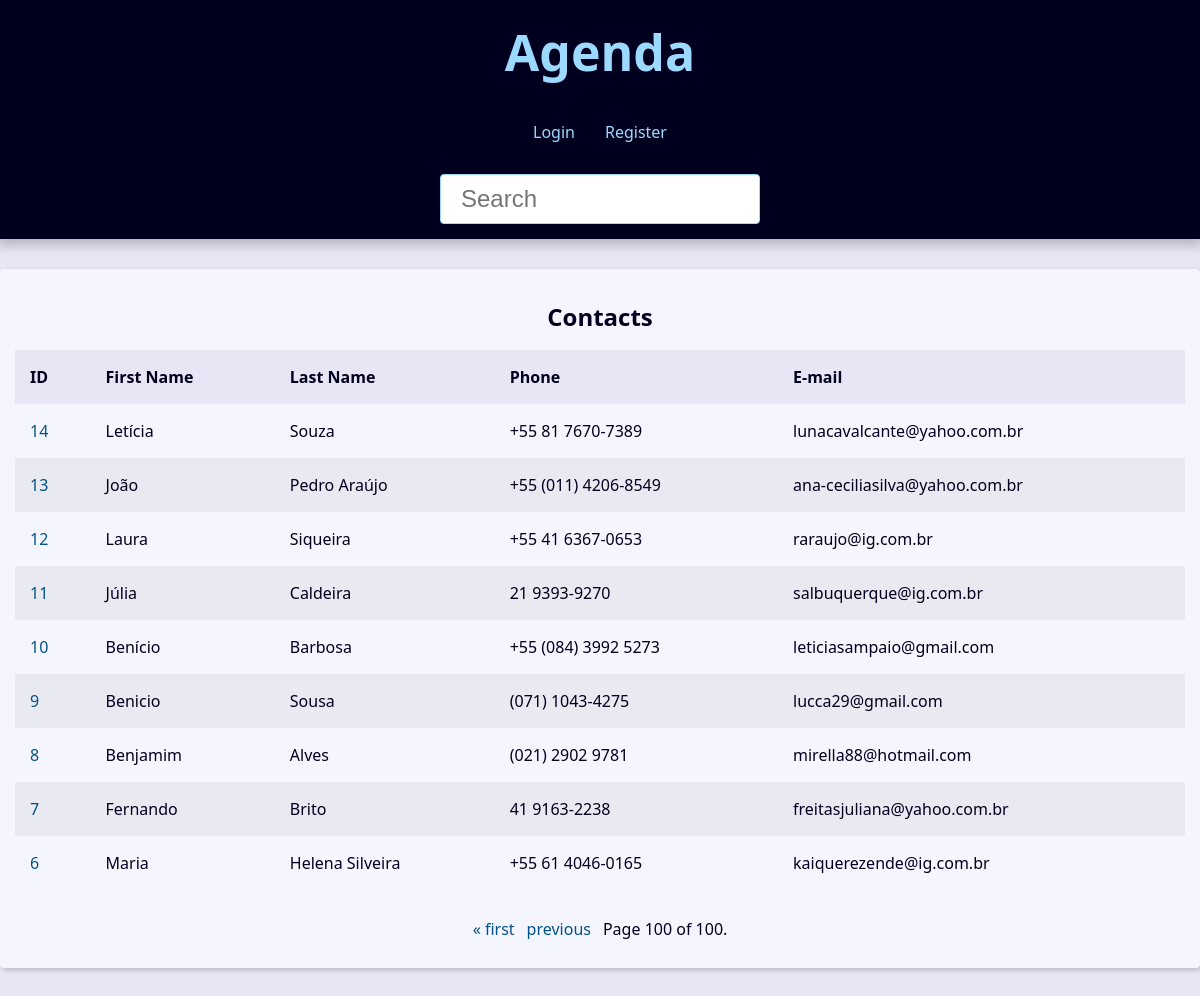
Page /?page=100&q= on the committed database.
### contact/models.py (models this page shows, shortened)
class Contact(models.Model):
    first_name = models.CharField(max_length=50,)
    last_name = models.CharField(max_length=50, blank=True)
    phone = models.CharField(max_length=50)
    email = models.EmailField(max_length=254, blank=True)
    created_date = models.DateTimeField(default=timezone.now)
    description = models.TextField(blank=True)
    show = models.BooleanField(default=True)
    picture = models.ImageField(blank=True, upload_to='pictures/%Y/%m/')
    category = models.ForeignKey(Category, on_delete=models.SET_NULL, blank=True, null=True)
    owner = models.ForeignKey(User, on_delete=models.SET_NULL, blank=True, null=True)

### contact/views/contact_views.py (the view)
# urls.py: path('', views.index, name='index'),
def index(request):
    contacts = Contact.objects.filter(show=True).order_by('-id')
    paginator = Paginator(contacts, 10)
    page_number = request.GET.get('page')
    page_obj = paginator.get_page(page_number)
    context = {
        'page_obj': page_obj,
        'site_title': 'Contatos - ',
    }
    return render(request, 'contact/index.html', context)

### contact/templates/contact/index.html
{% extends "global/base.html" %}
{% block content %}
{% if page_obj %}
    <div class="resposive-table">
        <table class="contacts-table">
            <caption class="table-caption">Contacts</caption>
            <thead>
                <tr class="table-row table-row-header">
                    <th class="table-header">ID</th>
                    <th class="table-header">First Name</th>
                    <th class="table-header">Last Name</th>
                    <th class="table-header">Phone</th>
                    <th class="table-header">E-mail</th>
                </tr>
            </thead>
            <tbody>
                {% for contact in page_obj %}
                    <tr class="table-row">
                        <td class="table-cel">
                            <a class="table-link" href="{% url "contact:contact" contact.id %}">
                                {{contact.id}}
                            </a>
                        </td>
                        <td class="table-cel">
                            {{contact.first_name}}
                        </td>
                        <td class="table-cel">
                            {{contact.last_name}}
                        </td>
                        <td class="table-cel">
                            {{contact.phone}}
                        </td>
                        <td class="table-cel">
                            {{contact.email}}
                        </td>
                    </tr>
                {% endfor %}
            </tbody>
        </table>
    </div>
{% else %}
<div class="single-contact">
    <h1 class="single-contact-name">
        Nenhum contato encontrado.
    </h1>
</div>
{% endif %}
{% endblock content %}

### base_static/global/css/style.css (style rules this page uses)
:root { --spacing: 1.5rem; --link-dark-color: rgb(0, 83, 134); --link-light-color: rgb(156, 217, 255); --clr-white: rgb(245, 245, 255); --clr-black: rgb(0, 0, 30); --clr-light-gray: rgb(230, 230, 245); --clr-dark-shadow-5: rgba(0, 0, 10, 5%); --clr-dark-shadow-10: rgba(0, 0, 10, 10%); --clr-dark-shadow-20: rgba(0, 0, 10, 20%); --clr-light-shadow-5: rgba(200, 200, 255, 5%); --clr-light-shadow-10: rgba(200, 200, 255, 10%); --clr-light-shadow-20: rgba(200, 200, 255, 20%); --main-page-width: 120rem; --table-min-width: 60rem; --biggest-font-size: 5rem; --bigger-font-size: 4rem; --big-font-size: 3.2rem; --medium-font-size: 2.4rem; --small-font-size: 1.6rem; --smaller-font-size: 1.4rem; --smallest-font-size: 1.2rem; --transition-fast: 300ms; --transition-medium: 600ms; --transition-slow: 1s; --default-border-radius: 4px; }
*, *::before, *::after { margin: 0; padding: 0; box-sizing: border-box; }
html { font-size: 62.5%; }
body { font-family: system-ui, -apple-system, BlinkMacSystemFont, 'Segoe UI', Roboto, Oxygen, Ubuntu, Cantarell, 'Open Sans', 'Helvetica Neue', sans-serif; line-height: 1.5; font-size: var(--small-font-size); color: var(--clr-black); -webkit-font-smoothing: antialiased; background: var(--clr-light-gray); }
.contacts-table { width: 100%; min-width: var(--table-min-width); border-collapse: collapse; }
.table-caption { font-size: var(--medium-font-size); font-weight: bold; padding: var(--spacing); }
.table-row { text-align: left; text-overflow: ellipsis; transition: background-color var(--transition-fast) ease-in-out; }
.table-row:nth-of-type(2n) { background: var(--clr-dark-shadow-5); }
.table-row-header { background: var(--clr-light-gray); color: var(--clr-black); }
.table-cel, .table-header { padding: var(--spacing); }
.table-link { color: var(--link-dark-color); transition: color var(--transition-fast) ease-in-out; text-decoration: none; }

### rows in the picture
Contact: id "14", first_name "Letícia", last_name "Souza", phone "+55 81 7670-7389", email "lunacavalcante@yahoo.com.br"
Contact: id "13", first_name "João", last_name "Pedro Araújo", phone "+55 (011) 4206-8549", email "ana-ceciliasilva@yahoo.com.br"
Contact: id "12", first_name "Laura", last_name "Siqueira", phone "+55 41 6367-0653", email "raraujo@ig.com.br"
Contact: id "11", first_name "Júlia", last_name "Caldeira", phone "21 9393-9270", email "salbuquerque@ig.com.br"
Contact: id "10", first_name "Benício", last_name "Barbosa", phone "+55 (084) 3992 5273", email "leticiasampaio@gmail.com"
Contact: id "9", first_name "Benicio", last_name "Sousa", phone "(071) 1043-4275", email "lucca29@gmail.com"
Contact: id "8", first_name "Benjamim", last_name "Alves", phone "(021) 2902 9781", email "mirella88@hotmail.com"
Contact: id "7", first_name "Fernando", last_name "Brito", phone "41 9163-2238", email "freitasjuliana@yahoo.com.br"
Contact: id "6", first_name "Maria", last_name "Helena Silveira", phone "+55 61 4046-0165", email "kaiquerezende@ig.com.br"

### other values in the picture
{{ page_obj.number }} "100"
{{ page_obj.paginator.num_pages }} "100"
